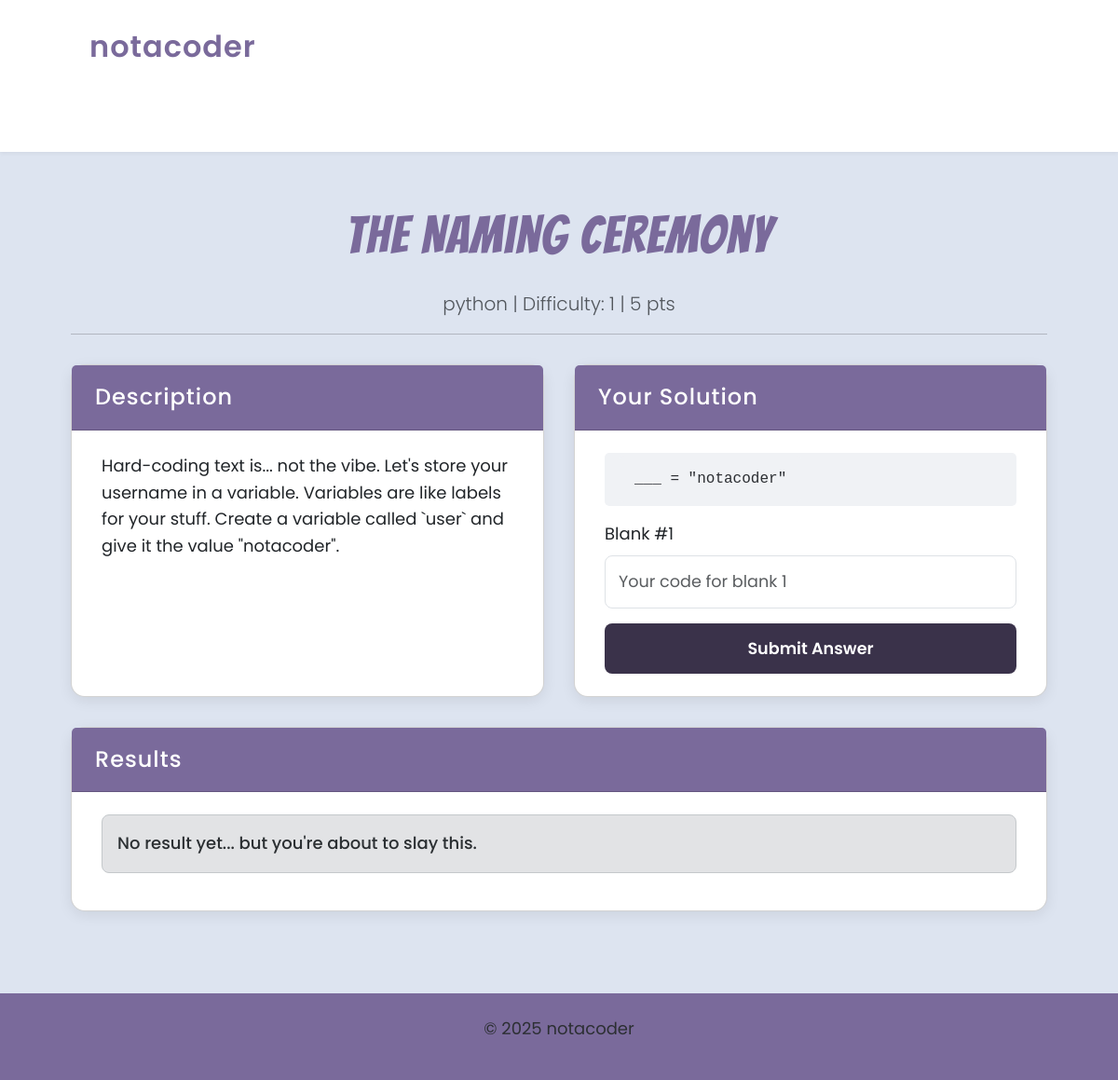
Screenshot of /challenges/2/ with the database file from the repository.
### core/models.py (models this page shows, shortened)
class CodeChallenge(models.Model):
    title = models.CharField(max_length=200)
    slug = models.SlugField(
        unique=True,
        blank=True,
        max_length=220,
        help_text="URL-friendly version of the title, auto-generated."
    )
    description = models.TextField(blank=True, help_text="Instructions and context for the user.")
    code_template = models.TextField()
    language = models.ForeignKey(
        ProgrammingLanguage,
        on_delete=models.PROTECT,
        related_name='challenges',
        help_text="The programming language of the code snippet."
    )
    correct_answers_list = models.JSONField(
        default=list,
        help_text="A JSON list of strings representing the exact correct answers for the blanks, IN ORDER.",
    )
    tags = models.ManyToManyField(
        Tag,
        blank=True,
        related_name='challenges',
        help_text="Categorize the challenge with relevant tags."
    )
    difficulty = models.PositiveSmallIntegerField(default=1, help_text="Difficulty level (e.g., 1=easy, 5=hard)")
    points_reward = models.PositiveIntegerField(default=10, help_text="Points awarded for successful completion.")
    created_at = models.DateTimeField(auto_now_add=True)
    updated_at = models.DateTimeField(auto_now=True)
    class Meta:
        ordering = ['created_at']
    def get_number_of_blanks(self) -> int:
        return len(self.correct_answers_list)

class ProgrammingLanguage(models.Model):
    name = models.CharField(max_length=50, unique=True)
    slug = models.SlugField(unique=True)

### core/views.py (the view)
# urls.py: path('challenges/<int:challenge_id>/', views.challenge_detail, name='challenge_detail'),
def challenge_detail(request, challenge_id):
    challenge = get_object_or_404(
        CodeChallenge, id=challenge_id,
    )
    num_blanks = challenge.get_number_of_blanks()
    has_submitted = False
    is_correct = None
    submitted_answers = None
    full_code = None
    if request.method == 'POST':
        form = ChallengeSubmissionForm(request.POST, num_blanks=num_blanks)
        has_submitted = True
        if form.is_valid():
            submitted_answers = form.get_ordered_answers()
            is_correct = challenge.check_submission(submitted_answers)
            if is_correct:
                messages.success(request, f'🎉 Correct! You earned {challenge.points_reward} points!')
                full_code = challenge.construct_full_code(submitted_answers)
                user_id = request.session.get('guest_user_id')
                if user_id:
                    try:
                        user = GuestUser.objects.get(id=user_id)
                        user.completed_challenges.add(challenge)
                    except GuestUser.DoesNotExist:
                        pass
            else:
                messages.error(request, '❌ Not quite right. Try again!')
        else:
            messages.error(request, "Please fill in all the blanks.")
    else:
        form = ChallengeSubmissionForm(num_blanks=num_blanks)
    context = {
        'challenge': challenge,
        'form': form,
        'has_submitted': has_submitted,
        'is_correct': is_correct,
        'submitted_answers': submitted_answers,
        'full_code': full_code
    }
    return render(request, 'core/challenge_detail.html', context)

### core/forms.py (shortened to what this page needs)
class ChallengeSubmissionForm(forms.Form):
    def __init__(self, *args, **kwargs):
        num_blanks = kwargs.pop('num_blanks', 0)
        super().__init__(*args, **kwargs)
        for i in range(num_blanks):
            self.fields[f'answer_{i}'] = forms.CharField(
                label=f'Blank #{i+1}',
                required=True,
                widget=forms.TextInput(attrs={'class': 'form-control', 'placeholder': f'Your code for blank {i+1}'})
            )

### core/templates/core/challenge_detail.html (shortened to what this page needs)
{% extends "core/index.html" %}
{% load static %}
{% block content %}
<div class="container py-4">
    <div class="challenge-detail mb-4">
        <h1 class="text-center">{{ challenge.title }}</h1>
        <p class="lead text-center text-muted">
            {{ challenge.language.name }} | Difficulty: {{ challenge.difficulty }} | {{ challenge.points_reward }} pts
        </p>
        <hr>
    </div>
    <div class="challenge-container">
        <div class="challenge-description-section">
            <div class="card">
                <div class="card-header">Description</div>
                <div class="card-body">
                    {{ challenge.description|linebreaksbr }}
                </div>
            </div>
        </div>
        <div class="challenge-form-section">
            <div class="card">
                <div class="card-header">Your Solution</div>
                <div class="card-body">
                    <pre><code>{{ challenge.code_template }}</code></pre>
                    <form method="post">
                        {% for field in form %}
                            <div class="mb-3">
                                <label class="form-label">{{ field.label }}</label>
                                {{ field }}
                            </div>
                        {% endfor %}
                        <button type="submit" class="btn btn-primary w-100">Submit Answer</button>
                    </form>
                </div>
            </div>
        </div>
        <div class="challenge-result-section">
            <div class="card">
                <div class="card-header">Results</div>
                <div class="card-body">
                    {% if not has_submitted %}
                        <div class="alert alert-secondary" role="alert">
                            No result yet... but you're about to slay this.
                        </div>
                    {% else %}
                        <div class="alert alert-danger" role="alert">
                            ❌ Not quite right. Keep trying!
                        </div>
                    {% endif %}
                </div>
            </div>
        </div>
    </div>
</div>
{% endblock %}

### core/static/core/style.css (style rules this page uses)
:root { --pastel-light-blue: #dde4f0; --pastel-purple: #7a6a9b; --pastel-pink-dark: #3a324a; --pastel-cyan: #ffffff; --text-color: #2c2f33; --button-hover-color: #a58acb; --main-padding: 2rem 4rem; --font-heading: 'Bangers', cursive; --font-body: 'Poppins', sans-serif; --font-code: 'Courier New', Courier, monospace; }
html, body { height: 100%; }
body { background-color: var(--pastel-light-blue); color: var(--text-color); font-family: var(--font-body); margin: 0; padding: 0; display: flex; flex-direction: column; font-size: 18px; line-height: 1.6; }
h1, h2, h3, h4, h5 { font-family: var(--font-heading); color: var(--pastel-purple); letter-spacing: 1.5px; }
h1 { font-size: 3.5rem; margin-bottom: 1.5rem; text-align: center; }
p, a { font-family: var(--font-body); color: var(--text-color); }
button, .btn { background-color: var(--pastel-pink-dark); color: #fff; padding: 14px 28px; border: none; border-radius: 8px; font-family: var(--font-body); font-weight: 600; cursor: pointer; transition: background-color 0.3s ease-in-out, transform 0.2s ease; font-size: 1.1rem; }
.challenge-container { display: grid; grid-template-columns: 1fr 1fr; grid-template-rows: auto auto; gap: 2rem; max-width: 1400px; margin: 2rem auto; grid-template-areas: "description form" "result result"; }
.challenge-description-section { grid-area: description; }
.challenge-form-section { grid-area: form; }
.challenge-result-section { grid-area: result; }
.card { background: #fff; border-radius: 15px; box-shadow: 0 4px 15px rgba(0,0,0,0.08); display: flex; flex-direction: column; height: 100%; }
.card-header { background-color: var(--pastel-purple); color: white; font-family: var(--font-display); font-size: 1.5rem; padding: 15px 25px; border-radius: 15px 15px 0 0; font-weight: 500; letter-spacing: 1px; }
.card-body { padding: 1.5rem 2rem; flex-grow: 1; }
code, pre { background-color: #f0f2f5; font-family: var(--font-code); border-radius: 5px; padding: 1rem; color: var(--text-color); font-size: 1rem; white-space: pre-wrap; word-wrap: break-word; }
.alert { border-radius: 8px; font-weight: 500; }
.form-control { padding: 14px; font-size: 1.1rem; border-radius: 8px; }

### rows the page displays
CodeChallenge: title "The Naming Ceremony", language.name "python", difficulty "1", points_reward "5", description "Hard-coding text is... not the vibe. Let's store your username in a variable. Variables are like labels for your stuff. Create a variable called `user` and give it the value \"notacoder\".", code_template "___ = \"notacoder\""

### other values shown
{{ field.label }} "Blank #1"
